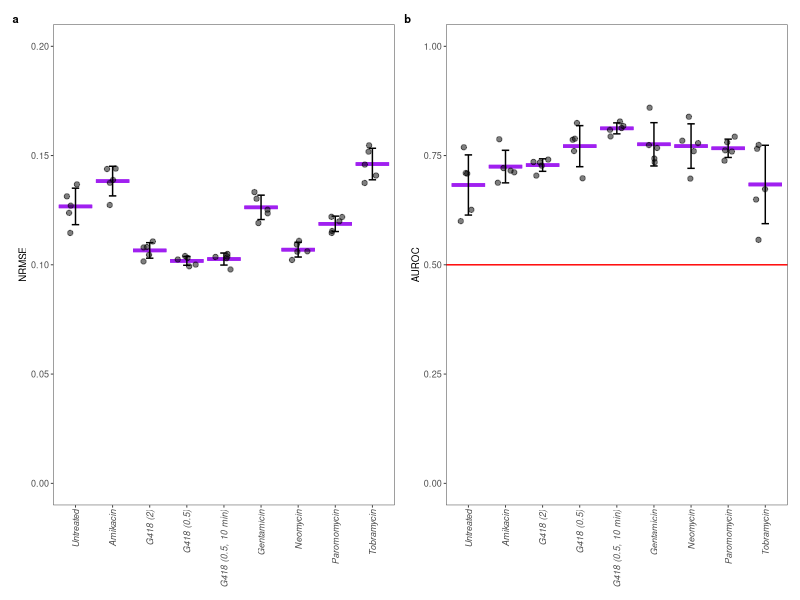

Write R code to recreate this figure.
# ----------------------------------------
# Figure S1
# ----------------------------------------

library(dplyr)
library(ggplot2)

metrics <- read.csv("../Data/rf_metrics.csv")
metrics <- reshape2::melt(metrics)
metrics$Sample <- recode_factor(metrics$Sample, Untr = "Untreated", Amik = "Amikacin",
                                G418_2000 = "G418 (2)", G418_500 = "G418 (0.5)", G418_500_10min = "G418 (0.5, 10 min)",
                                Genta = "Gentamicin", Neo = "Neomycin", Parom = "Paromomycin", Tobra = "Tobramycin")

# A
p_nrmse <- ggplot(metrics[which(metrics$metrics == "NRMSE"), ], aes(x = Sample, y = value)) +
  stat_summary(fun = mean, geom = "errorbar", color = "purple", linewidth = 1.2, aes(y = value, ymax = after_stat(y), ymin = after_stat(y))) +
  stat_summary(fun.min = function(x) mean(x) - sd(x), 
               fun.max = function(x) mean(x) + sd(x), 
               geom = "errorbar", width = 0.2, position = position_dodge(0.9)) +
  geom_jitter(alpha = 0.5, color = "black", height = 0, width = 0.25) +
  ylab("NRMSE") +
  coord_cartesian(ylim = c(0, 0.2)) +
  theme_bw(base_size = 7) +
  theme(panel.grid = element_blank(), 
        axis.text.x = element_text(face = "italic", angle = 90, hjust = 1, vjust = 0.5, size = 6.5), axis.text.y = element_text(size = 6.5), axis.title.x = element_blank())

# B
p_auroc <- ggplot(metrics[which(metrics$metrics == "AUROC"), ], aes(x = Sample, y = value)) +
  stat_summary(fun = mean, geom = "errorbar", color = "purple", linewidth = 1.2, aes(y = value, ymax = after_stat(y), ymin = after_stat(y))) +
  stat_summary(fun.min = function(x) mean(x) - sd(x), 
               fun.max = function(x) mean(x) + sd(x), 
               geom = "errorbar", width = 0.2, position = position_dodge(0.9)) +
  geom_jitter(alpha = 0.5, color = "black", height = 0, width = 0.25) +
  geom_hline(yintercept = 0.5, color = "red") +
  ylab("AUROC") + xlab("Sample") +
  coord_cartesian(ylim = c(0, 1)) +
  theme_bw(base_size = 7) +
  theme(panel.grid = element_blank(), 
        axis.text.x = element_text(face = "italic", angle = 90, hjust = 1, vjust = 0.5, size = 6.5), axis.text.y = element_text(size = 6.5), axis.title.x = element_blank())

# Combine panels
library(patchwork)
p <- (p_nrmse | p_auroc) + 
  plot_annotation(tag_levels = 'a') &
  theme(plot.tag = element_text(size = 8, face = "bold"), plot.tag.position = "topleft")

# Export plot
library(Cairo)
CairoFonts(
  regular = "Arial:style=Regular",
  bold = "Arial:style=Black",
  italic = "Arial:style=Italic",
  bolditalic = "Arial:style=Black Italic",
  symbol = "Symbol"
)
cairo_pdf(filename = "../Plots/FigureS1.pdf", family = "Arial", width = 7, height = 3) 
p
dev.off()
